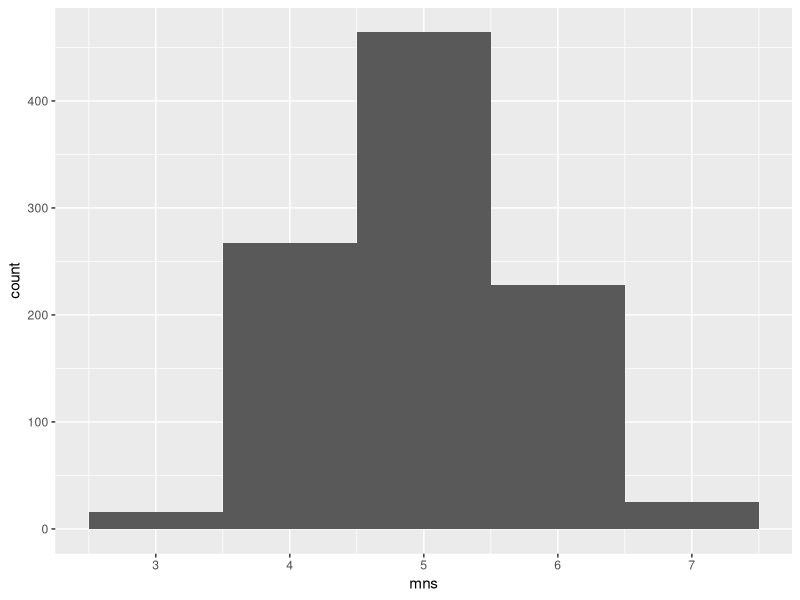
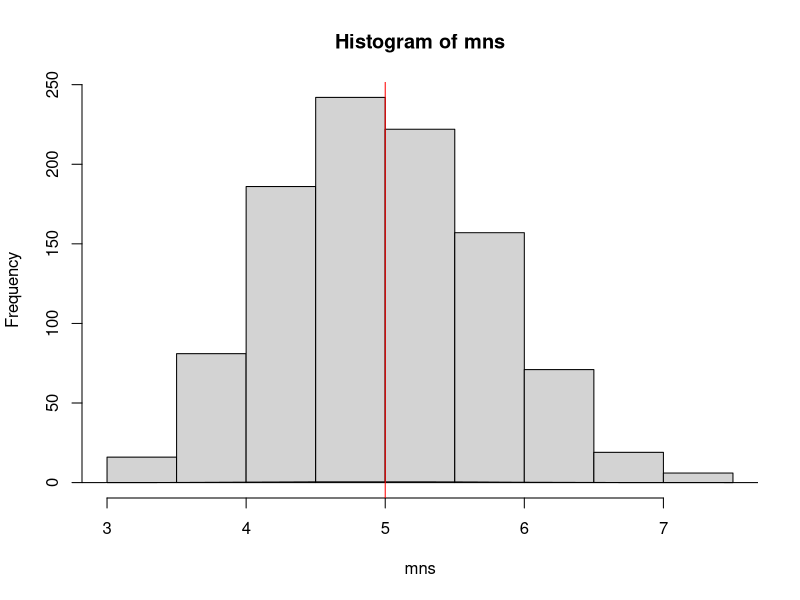
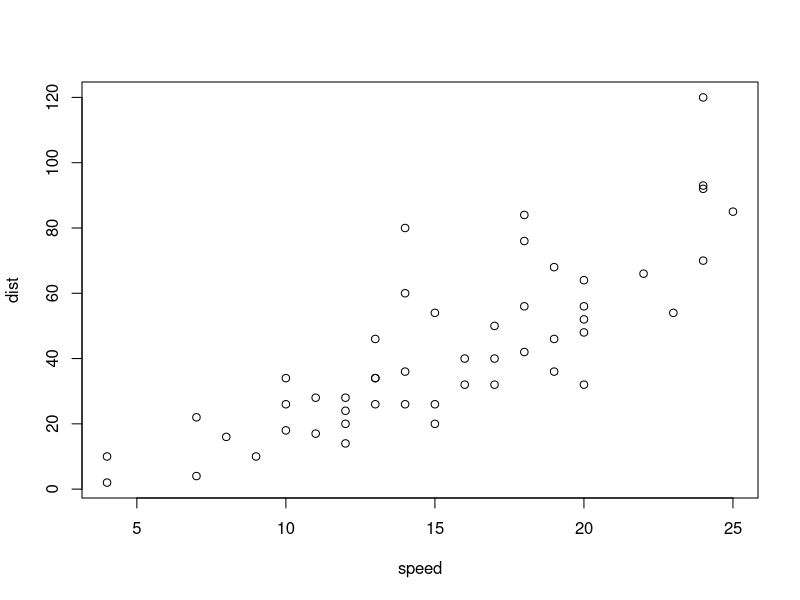

Reproduce these figures in R, in order.
## ---- chunk 1
library(ggplot2)

set.seed(1234)

lambda = 0.2
mns = NULL
for (i in 1:1000)
    mns = c(mns, mean(rexp(40, lambda)))
ggplot() + aes(mns) + geom_histogram(binwidth = 1)

hist(mns)
lines(density(mns))
abline(v = 1/lambda, col = "red")
## ---- chunk 2
summary(cars)
## ---- chunk 3
plot(cars)
